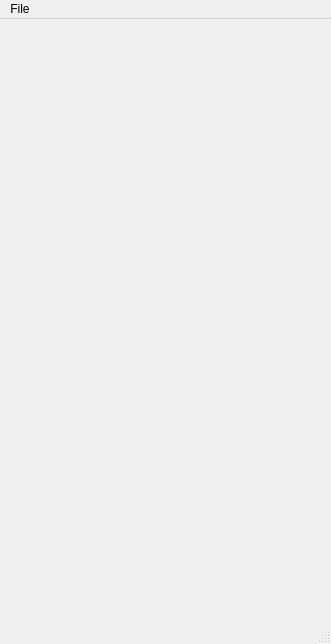
<ui version="4.0" >
 <class>MainWindow</class>
 <widget class="QMainWindow" name="MainWindow" >
  <property name="geometry" >
   <rect>
    <x>0</x>
    <y>0</y>
    <width>331</width>
    <height>644</height>
   </rect>
  </property>
  <property name="windowTitle" >
   <string>Small Size Referee</string>
  </property>
  <property name="windowIcon" >
   <iconset resource="resource.qrc" >
    <normaloff>:/images/whistle.gif</normaloff>:/images/whistle.gif</iconset>
  </property>
  <widget class="QWidget" name="centralwidget" >
   <property name="geometry" >
    <rect>
     <x>0</x>
     <y>34</y>
     <width>331</width>
     <height>583</height>
    </rect>
   </property>
  </widget>
  <widget class="QMenuBar" name="menubar" >
   <property name="geometry" >
    <rect>
     <x>0</x>
     <y>0</y>
     <width>331</width>
     <height>34</height>
    </rect>
   </property>
   <widget class="QMenu" name="menuFile" >
    <property name="windowTitle" >
     <string>Small Size Referee</string>
    </property>
    <property name="windowIcon" >
     <iconset resource="resource.qrc" >
      <normaloff>:/images/whistle.gif</normaloff>:/images/whistle.gif</iconset>
    </property>
    <property name="title" >
     <string>File</string>
    </property>
   </widget>
   <addaction name="menuFile" />
  </widget>
  <widget class="QStatusBar" name="statusbar" >
   <property name="geometry" >
    <rect>
     <x>0</x>
     <y>617</y>
     <width>331</width>
     <height>27</height>
    </rect>
   </property>
  </widget>
 </widget>
 <resources>
  <include location="resource.qrc" />
 </resources>
 <connections/>
</ui>
